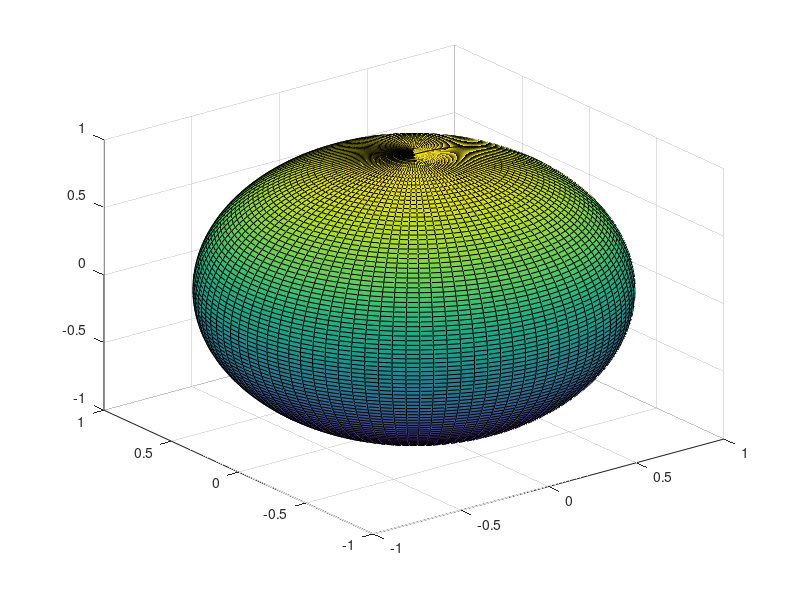

The MATLAB source for this figure: (Note: this script raises an error after producing the figure.)
[ XX YY ZZ ] = sphere( 100 ) ;
surf(XX, YY, ZZ)
hold on;
fimplicit3(@(x,y,z) x.^3 + y.^3 + z.^3 - 1/sqrt(2));
hold off;
axis([-1.25,1.25,-1.25,1.25,-1.25,1.25]);
view (120 ,30)


%%
[ XX YY ZZ ] = sphere( 100 ) ;

for c = linspace ( 0, 1/sqrt(3), 20 )
    fimplicit3(@(x,y,z)x.^3 + y.^3 + z.^3 - c);
    hold on ;
    surf( XX, YY, ZZ ) ;
    axis([-1.25,1.25,-1.25,1.25,-1.25,1.25]);
    hold off;
    view (120 ,30)
    text (1,1,1,['\fontsize{25}c= ',num2str(c)]) ;
    drawnow;
end

for c = 1 : 10 
    fimplicit3(@(x,y,z)x.^3 + y.^3 + z.^3 - 1/sqrt(3));
    hold on ;
    surf( XX, YY, ZZ ) ;
    view (120 ,30);   
    text (1,1,1,['\fontsize{25}c= ',num2str(1/sqrt(3))]) ;
    axis([-1.25,1.25,-1.25,1.25,-1.25,1.25]);
    hold off;
    drawnow ;
end

for c = 1 : 10 
    fimplicit3(@(x,y,z)x.^3 + y.^3 + z.^3 - 1/sqrt(3));
    hold on ;
    surf( XX, YY, ZZ ) ;
    view (120 ,30);   
    text (1,1,1,['\fontsize{25}c= ',num2str(1/sqrt(3))]) ;
    plot3(1/sqrt(3), 1/sqrt(3), 1/sqrt(3), ...
        '.r', 'markersize', 20);
    axis([-1.25,1.25,-1.25,1.25,-1.25,1.25]);
    hold off;
    drawnow ;
end

for c = linspace ( 1/sqrt(3), 1/sqrt(2), 20 ) 
    fimplicit3(@(x,y,z)x.^3 + y.^3 + z.^3 - c);
    hold on ;
    surf( XX, YY, ZZ ) ;
    hold off;
    view (120 ,30);
    axis([-1.25,1.25,-1.25,1.25,-1.25,1.25]);
    text (1,1,1,['\fontsize{25}c= ',num2str(c)]) ;
    drawnow;
end

for c = 1 : 10
    fimplicit3(@(x,y,z)x.^3 + y.^3 + z.^3 - 1/sqrt(2));
    hold on ;
    surf( XX, YY, ZZ ) ;
    view (120 ,30);
    axis([-1.25,1.25,-1.25,1.25,-1.25,1.25]);
    text (1,1,1,['\fontsize{25}c= ',num2str(1/sqrt(2))]) ;
    hold off;
    drawnow;
end

for c = 1 : 10
    fimplicit3(@(x,y,z)x.^3 + y.^3 + z.^3 - 1/sqrt(2));
    hold on ;
    surf( XX, YY, ZZ ) ;
    view (120 ,30);
    axis([-1.25,1.25,-1.25,1.25,-1.25,1.25]);
    text (1,1,1,['\fontsize{25}c= ',num2str(1/sqrt(2))]) ;
    plot3(0, 1/sqrt(2), 1/sqrt(2), '.r', 'markersize', 20);
    plot3(1/sqrt(2), 0, 1/sqrt(2), '.r', 'markersize', 20);
    plot3(1/sqrt(2), 1/sqrt(2), 0, '.r', 'markersize', 20);
    hold off;
    drawnow;
end


for c = linspace ( 1/sqrt(2), 1, 20 ) 
    fimplicit3(@(x,y,z)x.^3 + y.^3 + z.^3 - c);
    hold on ;
    surf( XX, YY, ZZ ) ;
    hold off;
    view (120 ,30)
    axis([-1.25,1.25,-1.25,1.25,-1.25,1.25]);
    text (1,1,1,['\fontsize{25}c= ',num2str(c)]) ;
    drawnow;
end

for c = 1 : 10
    fimplicit3(@(x,y,z)x.^3 + y.^3 + z.^3 - 1);
    hold on ;
    surf( XX, YY, ZZ ) ;
    view (120 ,30);
    axis([-1.25,1.25,-1.25,1.25,-1.25,1.25]);
    text (1,1,1,['\fontsize{25}c= ',num2str(1)]) ;
    hold off;
    drawnow;
end

for c = 1 : 10
    fimplicit3(@(x,y,z)x.^3 + y.^3 + z.^3 - 1);
    hold on ;
    surf( XX, YY, ZZ ) ;
    view (120 ,30)
    axis([-1.25,1.25,-1.25,1.25,-1.25,1.25]);
    text (1,1,1,['\fontsize{25}c= ',num2str(1)]) ;
    plot3(0, 0, 1, '.r','markersize', 20);
    plot3(1, 0, 0, '.r','markersize', 20);
    plot3(0, 1, 0, '.r','markersize', 20);
    hold off;
    drawnow;
end


%%
fimplicit3(@(x,y,z) x.*y.^2.*z.^3 - 2 );


%%
[R Theta] = meshgrid(linspace(0,1,20), linspace(0,2*pi,50));
X = R.*cos(Theta);
Y = R.*sin(Theta);
f = @(x,y) x.^2 + x.*y + y.^2;
surf(X,Y,f(X,Y))
hold on;
theta = linspace(0, 2*pi);
plot3(cos(theta), sin(theta), f(cos(theta),sin(theta)), ...
    'r', 'linewidth', 2);
hold off;
